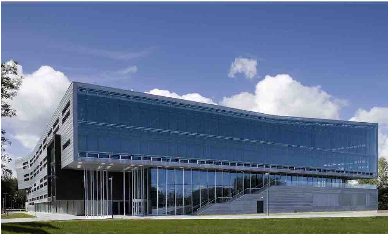
%> input picture Modeling/Assignment 4 - Image Processing/Engineering-Building.jpg, 388 x 234 px
$ octave run.m   (GNU Octave 9; MATLAB toolbox functions it lacks are replaced by stand-ins)
%> lines starting %> are read from the running program, lines starting %| are printed output that depends on the picture; in (x1, y1, x2, y2) boxes, pixels count from 0 and x2, y2 are one past the last pixel; in counts of white or black regions, pixels touching at a corner belong together; the program's own positions count from 1
### Modeling/Assignment 4 - Image Processing/transform_pic.m
function [eng1_gs_inv] = transform_pic(eng1_gs)
% Converts a 255 color code to 0, 254 to 1, and so on, using the equation of a line

% Convert the output image to uint8 data type
eng1_gs_inv = uint8(255) - eng1_gs;
end

### Modeling/Assignment 4 - Image Processing/transform_threshold.m
function [eng1_gs_bin] = transform_threshold(eng1_gs, threshold)

% Apply the threshold operation to the grayscale image
eng1_gs_bin = eng1_gs >= threshold;

end

### Modeling/Assignment 4 - Image Processing/pic2grayscale.m
function [eng1_gs] = pic2grayscale(eng1)
% Convert RGB image to grayscale using NTSC Standard transformation

% Define transformation matrix for NTSC Standard
ntsc_transform = [0.2989, 0.5870, 0.1140];

% Convert the input image to a 2D array and multiply with the transformation matrix
gray_image = double(eng1(:,:,1)) * ntsc_transform(1) + ...
    double(eng1(:,:,2)) * ntsc_transform(2) + ...
    double(eng1(:,:,3)) * ntsc_transform(3);

% Convert the output to uint8 data type
eng1_gs = uint8(gray_image);
end

### Modeling/Assignment 4 - Image Processing/run.m
clear;

eng1 = imread("Engineering-Building.jpg");
%> eng1 is the input picture: size 234x388x3 uint8; mean R, G, B 97.6, 114, 142.1

eng1_gs = pic2grayscale(eng1);
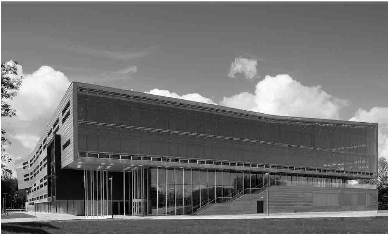
%> eng1_gs: size 234x388 uint8; min 0, max 255, mean 112.4

eng1_gs_inv = transform_pic(eng1_gs);
%> in transform_pic, `eng1_gs_inv = uint8(255) - eng1_gs;`:
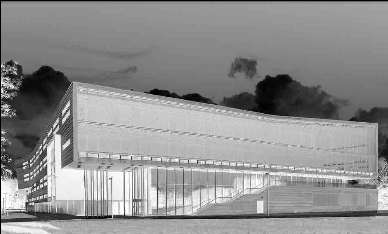
%> eng1_gs_inv: size 234x388 uint8; min 0, max 255, mean 142.6

eng1_gs_bin_50 = transform_threshold(eng1_gs,50);
%> in transform_threshold, `eng1_gs_bin = eng1_gs >= threshold;`:
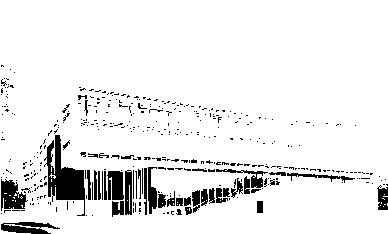
%> eng1_gs_bin: size 234x388 logical; 91.8% white; 395 black regions (349 under 20 px), largest, box (x1, y1, x2, y2) and area: (44, 135, 85, 216) 1423, (1, 179, 28, 211) 535, (1, 222, 60, 234) 429

eng1_gs_bin_75 = transform_threshold(eng1_gs,75);
%> call 2 of transform_threshold, with threshold = 75
%> in transform_threshold (call 2), `eng1_gs_bin = eng1_gs >= threshold;`:
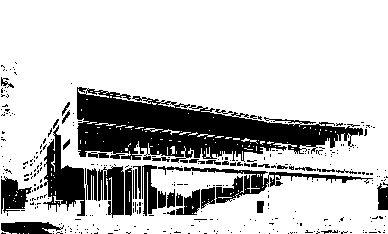
%> eng1_gs_bin: size 234x388 logical; 77.3% white; 347 black regions (307 under 20 px), largest, box (x1, y1, x2, y2) and area: (77, 87, 363, 163) 10840, (43, 125, 85, 216) 1773, (184, 167, 373, 203) 1460

eng1_gs_bin_100 = transform_threshold(eng1_gs,100);
%> call 3 of transform_threshold, with threshold = 100
%> in transform_threshold (call 3), `eng1_gs_bin = eng1_gs >= threshold;`:
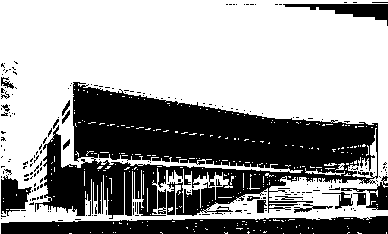
%> eng1_gs_bin: size 234x388 logical; 61.6% white; 218 black regions (197 under 20 px), largest, box (x1, y1, x2, y2) and area: (35, 82, 378, 219) 25470, (1, 216, 388, 234) 5398, (283, 4, 388, 26) 898

subplot(3,2,1),imshow(eng1),title('Original Picture');
subplot(3,2,2),imshow(eng1_gs),title('Grayscale');
subplot(3,2,3),imshow(eng1_gs_inv),title('Inverted Grayscale');
subplot(3,2,4),imshow(eng1_gs_bin_50),title('Binary Threshold = 50');
subplot(3,2,5),imshow(eng1_gs_bin_75),title('Binary Threshold = 75');
subplot(3,2,6),imshow(eng1_gs_bin_100),title('Binary Threshold = 100');
